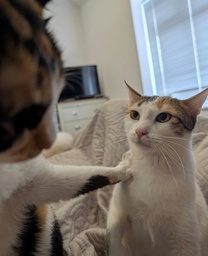
#> input picture labwork3/input.jpg, 208 x 256 px, shrunk from 1080 x 1327 before the run
$ jupyter execute labwork_3.ipynb   (older library calls are emulated)
#> lines starting #> are read from the running program, lines starting #| are printed output that depends on the picture
# Task B1
Load the downloaded grayscale image, then:
- Apply the three edge detection methods: Laplacian, Sobel, Canny.
- Display original image and highlighted images to see the difference.

[cell 1]
import cv2
import numpy as np
import matplotlib.pyplot as plt

img = cv2.imread("input.jpg", cv2.IMREAD_GRAYSCALE)
#> img: shape (256, 208); min 0, max 248, mean 114.3
print(img.shape)
#| (256, 208)

plt.imshow(img, cmap="gray")
plt.axis("off")
plt.title("Original grayscale image")

plt.show()

## 1. Laplacian and Sobel edge filtering

[cell 2]
def laplacian(img):
    kernel = np.array([
        [0, 1, 0],
        [1, -4, 1],
        [0, 1, 0]
    ])

    output = np.zeros((img.shape[0], img.shape[1]))

    for i in range(1, img.shape[0]-1):
        for j in range(1, img.shape[1]-1):
            patch = img[i-1:i+2, j-1:j+2].astype(np.float32)
            s = np.sum(patch*kernel)
            output[i][j] = s

    output = np.clip(output, 0, 255).astype(np.uint8)
    return output

def sobel(img):
    k1 = np.array([
        [1, 0, -1],
        [2, 0, -2],
        [1, 0, -1]
    ])
    k2 = np.array([
        [1, 2, 1],
        [0, 0, 0,],
        [-1, -2, -1]
    ])

    Gx = np.zeros((img.shape[0], img.shape[1]))
    Gy = np.zeros((img.shape[0], img.shape[1]))

    for i in range(1, img.shape[0]-1):
        for j in range(1, img.shape[1]-1):
            patch = img[i-1:i+2, j-1:j+2].astype(np.float32)
            Gx[i][j] = np.sum(patch * k1)
            Gy[i][j] = np.sum(patch * k2)

    Gx = np.array(Gx, dtype=np.float32)
    Gy = np.array(Gy, dtype=np.float32)

    G_mag = np.sqrt(Gx**2 + Gy**2)

    output = np.clip(G_mag, 0, 255).astype(np.uint8)
    return output

[cell 3]
laplacian_highlighted = laplacian(img)
sobel_highlighted = sobel(img)

fig, axes = plt.subplots(1, 2, figsize=(10, 5))

axes[0].imshow(laplacian_highlighted, cmap="gray")
axes[0].set_title("Laplacian edge highlighted")
axes[0].axis("off")

axes[1].imshow(sobel_highlighted, cmap="gray")
axes[1].set_title("Sobel edge highlighted")
axes[1].axis("off")

plt.show()

## 2. Canny Edge Detection

### Step 1: Noise Reduction by Gaussian Filtering
- Edge detection use gradient. Gradient are highly sensitive to high-frequency components.
- Noises in image is high frequency. This creates a stronger response from the gradient, hence it might introduce fake edges.
- Use Gaussian filtering to remove these noises.
### Step 2: Apply Sobel Filtering to highlight the edges
### Step 3: Non-Maximum suppression (edge thining)
- First-order derivatives produce thick, blurry bands around an edge because the gradient remains non-zero along the entire "ramp" of an intensity transition.
- To satisfy Canny's criterion of single-pixel-wide responses (A given edge in the image should only be marked once), we must thin these thick bands down to their sharpest local peaks.
- Steps: Compare the edge strength of the current pixel with the edge strength of the pixel in the positive and negative gradient directions. If the edge strength of the current pixel is the largest compared to the other pixels in the mask with the same direction (e.g., a pixel that is pointing in the y-direction will be compared to the pixel above and below it in the vertical axis), the value will be preserved. Otherwise, the value will be suppressed.
    - if the rounded gradient angle is 0° (i.e. the edge is in the north–south direction) the point will be considered to be on the edge if its gradient magnitude is greater than the magnitudes at pixels in the east and west directions,
    - if the rounded gradient angle is 90° (i.e. the edge is in the east–west direction) the point will be considered to be on the edge if its gradient magnitude is greater than the magnitudes at pixels in the north and south directions,
    - if the rounded gradient angle is 135° (i.e. the edge is in the northeast–southwest direction) the point will be considered to be on the edge if its gradient magnitude is greater than the magnitudes at pixels in the north-west and south-east directions,
    - if the rounded gradient angle is 45° (i.e. the edge is in the northwest–southeast direction) the point will be considered to be on the edge if its gradient magnitude is greater than the magnitudes at pixels in the north-east and south-west directions.
### Step 4: Hysteresis Thresholding
Instead of using one simple cutoff threshold, Canny uses two thresholds (High and Low) to solve the problem of fractured edges:
- Pixels above the High threshold are instantly locked in as strong, permanent edges.
- Pixels below the Low threshold are instantly thrown away.
- Pixels between the two are marked as weak edges. They only survive and get kept if they are physically connected to a strong edge pixel. This allows the algorithm to trace continuous contours without breaking up due to minor lighting shifts.

[cell 4]
def Canny_detector(img, weak_th=None, strong_th=None):
    gx = cv2.Sobel(np.float32(img), cv2.CV_64F, 1, 0, 3)
    gy = cv2.Sobel(np.float32(img), cv2.CV_64F, 0, 1, 3)

    mag, ang = cv2.cartToPolar(gx, gy, angleInDegrees=True)
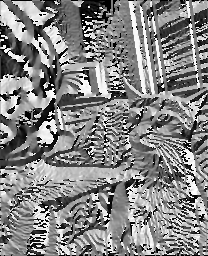
#> ang: shape (256, 208) float64; min 0, max 359.7, mean 187.2; drawn with min black and max white

    height, width = img.shape
#> height = 256; width = 208

    mag_max = np.max(mag)
#> mag_max = 598.1
    if weak_th is None:
        weak_th = mag_max * 0.1
#> weak_th = 59.81
    if strong_th is None:
        strong_th = mag_max * 0.5
#> strong_th = 299.1


    nms = np.zeros_like(mag)

    for i_x in range(1, width-1):
        for i_y in range(1, height-1):

            grad_ang = ang[i_y, i_x]
            grad_ang = grad_ang % 180

            if (0 <= grad_ang < 22.5) or (157.5 <= grad_ang <= 180):
                before = mag[i_y, i_x - 1]
                after  = mag[i_y, i_x + 1]

            elif (22.5 <= grad_ang < 67.5):
                before = mag[i_y - 1, i_x + 1]
                after  = mag[i_y + 1, i_x - 1]

            elif (67.5 <= grad_ang < 112.5):
                before = mag[i_y - 1, i_x]
                after  = mag[i_y + 1, i_x]

            else:  # 112.5 - 157.5
                before = mag[i_y - 1, i_x - 1]
                after  = mag[i_y + 1, i_x + 1]

            if mag[i_y, i_x] >= before and mag[i_y, i_x] >= after:
                nms[i_y, i_x] = mag[i_y, i_x]
            else:
                nms[i_y, i_x] = 0

    result = np.zeros_like(nms)

    strong = 255
    weak = 75

    for i_x in range(width):
        for i_y in range(height):
            val = nms[i_y, i_x]

            if val >= strong_th:
                result[i_y, i_x] = strong
            elif val >= weak_th:
                result[i_y, i_x] = weak
            else:
                result[i_y, i_x] = 0

    return result

[cell 5]
canny_highlighted = Canny_detector(img)
plt.imshow(canny_highlighted, cmap="gray")
plt.axis("off")
plt.title("Canny edge detection (no noise removal)")

plt.show()

# Task B2
Add Gaussian noise to the downloaded grayscale image, then:
- Apply the three edge detection methods: Laplacian, Sobel, Canny.
- Smooth the noisy image using Gaussian blur.
- Apply Sobel, Laplacian and Canny again to the smoothing noisy image.
- Compare the edge detection results before and after smoothing.

[cell 6]
def gauss_noise(img):
    row,col= img.shape
#> row = 256; col = 208
    mean = 0
    var = 100
    sigma = var**0.5
    gauss = np.random.normal(mean,sigma,(row,col))
    gauss = gauss.reshape(row,col)
    noisy = img + gauss
    noisy = np.clip(noisy, 0, 255).astype(np.uint8)
    return noisy

img_gauss_noise = gauss_noise(img)

plt.imshow(img_gauss_noise, cmap="gray")
plt.axis("off")
plt.title("Grayscale image with Gaussian noise")

plt.show()

[cell 7]
laplacian_highlighted = laplacian(img_gauss_noise)
#> after the loop in laplacian (call 2), `for i in range(1, img.shape[0]-1):`:
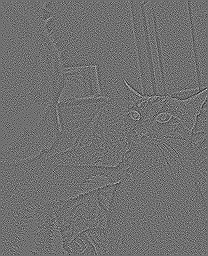
#> output: shape (256, 208) float64; min -225, max 287, mean 0; drawn with min black and max white
sobel_highlighted = sobel(img_gauss_noise)
#> after the loop in sobel (call 2), `for i in range(1, img.shape[0]-1):`:
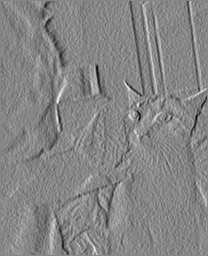
#> Gx: shape (256, 208) float64; min -479, max 428, mean -3.9; drawn with min black and max white
canny_highlighted = Canny_detector(img_gauss_noise)
#> in Canny_detector (call 2), `mag, ang = cv2.cartToPolar(gx, gy, angleInDegrees=True)`:
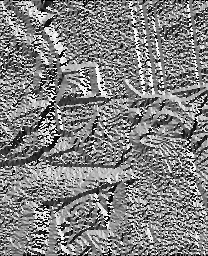
#> ang: shape (256, 208) float64; min 0, max 359.7, mean 183.3; drawn with min black and max white
#> in Canny_detector (call 2), `mag_max = np.max(mag)`: mag_max = 599.2
#> in Canny_detector (call 2), `weak_th = mag_max * 0.1`: weak_th = 59.92
#> in Canny_detector (call 2), `strong_th = mag_max * 0.5`: strong_th = 299.6
#> after the loop in Canny_detector (call 2), `for i_x in range(width):`:
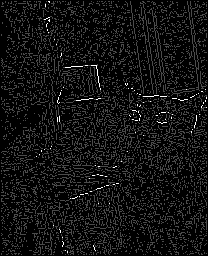
#> result: shape (256, 208) float64; min 0, max 255, mean 18

fig, axes = plt.subplots(1, 3, figsize=(20, 5))

axes[0].imshow(laplacian_highlighted, cmap="gray")
axes[0].set_title("Laplacian (before noise reduction)")
axes[0].axis("off")

axes[1].imshow(sobel_highlighted, cmap="gray")
axes[1].set_title("Sobel (before noise reduction)")
axes[1].axis("off")

axes[2].imshow(canny_highlighted, cmap="gray")
axes[2].set_title("Canny (before noise reduction)")
axes[2].axis("off")

plt.show()

[cell 8]
# Applying Gaussian blur
blurry = cv2.GaussianBlur(img_gauss_noise, (15, 15), 0)

plt.imshow(blurry, cmap="gray")
plt.title("Image with Gaussian blur")
plt.axis("off")

plt.show()

[cell 9]
laplacian_highlighted = laplacian(blurry)
#> after the loop in laplacian (call 3), `for i in range(1, img.shape[0]-1):`:
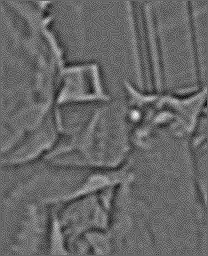
#> output: shape (256, 208) float64; min -9, max 13, mean -0.00156; drawn with min black and max white
sobel_highlighted = sobel(blurry)
#> after the loop in sobel (call 3), `for i in range(1, img.shape[0]-1):`:
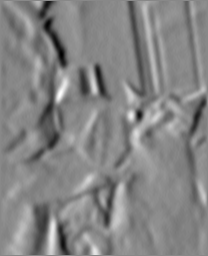
#> Gx: shape (256, 208) float64; min -146, max 127, mean -3.9; drawn with min black and max white
#> after the loop in sobel (call 3), `for i in range(1, img.shape[0]-1):`:
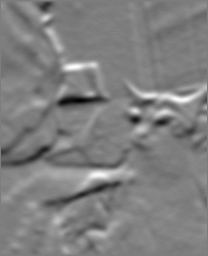
#> Gy: shape (256, 208) float64; min -155, max 159, mean 2.3; drawn with min black and max white
canny_highlighted = Canny_detector(blurry)
#> in Canny_detector (call 3), `mag, ang = cv2.cartToPolar(gx, gy, angleInDegrees=True)`:
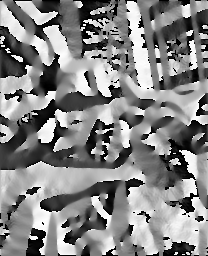
#> ang: shape (256, 208) float64; min 0, max 359.5, mean 188.3; drawn with min black and max white
#> in Canny_detector (call 3), `mag_max = np.max(mag)`: mag_max = 161.6
#> in Canny_detector (call 3), `weak_th = mag_max * 0.1`: weak_th = 16.16
#> in Canny_detector (call 3), `strong_th = mag_max * 0.5`: strong_th = 80.78
#> after the loop in Canny_detector (call 3), `for i_x in range(1, width-1):`:
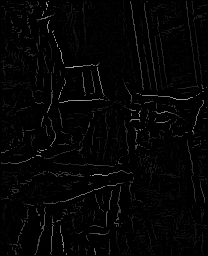
#> nms: shape (256, 208) float64; min 0, max 161.6, mean 4.6

fig, axes = plt.subplots(1, 3, figsize=(20, 5))

axes[0].imshow(laplacian_highlighted, cmap="gray")
axes[0].set_title("Laplacian (after noise reduction)")
axes[0].axis("off")

axes[1].imshow(sobel_highlighted, cmap="gray")
axes[1].set_title("Sobel (after noise reduction)")
axes[1].axis("off")

axes[2].imshow(canny_highlighted, cmap="gray")
axes[2].set_title("Canny (after noise reduction)")
axes[2].axis("off")

plt.show()

Comparisons:
- Before Gaussian smoothing: After apply the edge detections, some important structures of the image is completely lost, or fade into the noises (for example the cat's ears is lost in Laplacian and Canny). For the Sobel edge detection, it shows all the noises, which is not the goal of edge detection.
- After Gaussian smoothing: Structure of image now can be seen more clearly (the cat's eyes, ears, legs are now visible). For Sobel, now it is cleaner as noise are removed.
- The Trade-off: While the shapes of the cats looks clearly now, the lines are thicker and less precise than they would be on a clean image. The $15 \times 15$ kernel successfully removed the noise, but it smeared the spatial boundaries.

# Task B3: Segmentation - Global Thresholding
Perform image segmentation on the downloaded grayscale image using thresholding by doing the following tasks:
- Display the downloaded grayscale image and its histogram.
- Select two manual threshold values.
- Apply global thresholding for each selected threshold.
- Apply Otsu thresholding.
- Compare the results.

[cell 10]
histg = cv2.calcHist([img],[0],None,[256],[0,256])
#> histg = 256 values, max 635 at index 166, min 0 at index 249, mean 208

fig, axes = plt.subplots(1, 2, figsize=(20, 5))

axes[0].imshow(img, cmap="gray")
axes[0].axis("off")
axes[0].set_title("Original grayscale image")

axes[1].plot(histg)
axes[1].set_title("Histogram of the image")
plt.show()

[cell 11]
def thresholding(img, stop_criteria):
#> called with stop_criteria = 1
    output = img.copy()
    output = output.astype(np.float128)
    T = np.mean(output)
#> T = 114.3
    count = 0
    while True:
        count += 1
        G1 = output[output > T]
        G2 = output[output <= T]
        if G1.size > 0:
            mu1 = np.mean(G1)
        else:
            mu1 = 0
        if G2.size > 0:
            mu2 = np.mean(G2)
        else:
            mu2 = 0
        T_new = (mu1+mu2)/2.0

        if abs(T - T_new) < stop_criteria:
            T = T_new
            break

        T = T_new
#> this loop made 1 pass
#> (mu1, mu2, T_new) on pass 1: (161.4, 65.37, 113.4)
#> after the loop, count = 1

    for i in range(output.shape[0]):
        for j in range(output.shape[1]):
            if output[i][j] > T:
                output[i][j] = 255
            else:
                output[i][j] = 0

    output = np.clip(output, 0, 255).astype(np.uint8)
    print(f"Thresholding stops after {count} iterations with threshold value: {int(T)}")
#| Thresholding stops after 1 iterations with threshold value: 113
    return output

[cell 12]
bw = thresholding(img, 1)

plt.imshow(bw, cmap="gray")
plt.axis("off")
plt.title("Iterative Global Thresholding image")

plt.show()

[cell 13]
# Otsu thresholding
ret, otsu_thresh = cv2.threshold(
    img, 0, 255, cv2.THRESH_BINARY + cv2.THRESH_OTSU)
#> ret = 111
print("Calculated Otsu threshold value:", int(ret))
#| Calculated Otsu threshold value: 111
plt.imshow(otsu_thresh, cmap="gray")
plt.axis("off")
plt.title("Otsu Thresholding image")

plt.show()

Result comparison: There are almost no differences in the results of the 2 thresholding algorithms. Final threshold value of Global Thresholding is 112, while final threshold value of Otsu Thresholding is 111.

# Task B4
Perform the morphological operations in Part A again but by coding.

[cell 14]
img = [[0, 0, 0, 0, 0, 0, 0, 0],
       [0, 0, 0, 0, 1, 1, 1, 0],
       [0, 0, 1, 1, 1, 1, 0, 0],
       [0, 1, 1, 1, 1, 0, 0, 0],
       [0, 1, 1, 1, 1, 0, 0, 0],
       [0, 1, 1, 1, 0, 0, 0, 0],
       [0, 0, 1, 1, 0, 0, 0, 0],
       [0, 0, 0, 0, 0, 0, 0, 0]]

struct_element = [[0, 1, 0],
                  [1, 1, 1],
                  [0, 1, 0]]

img_display = img.copy()
img_display = np.array(img_display, dtype=np.uint8)
for i in range(img_display.shape[0]):
        for j in range(img_display.shape[1]):
            if img_display[i][j] == 1:
                img_display[i][j] = 255
kernel = np.array(struct_element, dtype=np.uint8)


def show_img(img, title):
    plt.imshow(img, cmap="gray")
    plt.title(title)
    plt.show()

show_img(img_display, "original image")

[cell 15]
img_erosion = cv2.erode(img_display, kernel, iterations=1, borderType=cv2.BORDER_CONSTANT, borderValue=0)
show_img(img_erosion, "After erosion")

[cell 16]
img_dilation = cv2.dilate(img_display, kernel, iterations=1, borderType=cv2.BORDER_CONSTANT, borderValue=0)
show_img(img_dilation, "After dilation")

[cell 17]
img_opening = cv2.dilate(img_erosion, kernel, iterations=1, borderType=cv2.BORDER_CONSTANT, borderValue=0)
show_img(img_opening, "After opening")
